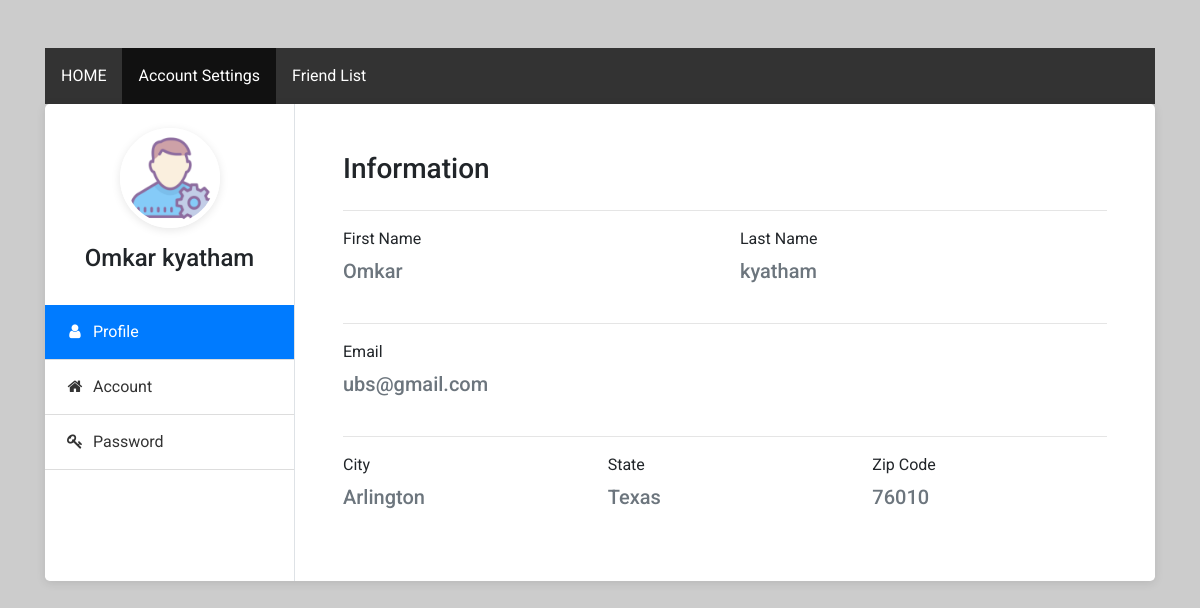
The app's page /profile.php (signed in) with its own data.
### tables this page shows
CREATE TABLE `users` (
  `id` int NOT NULL AUTO_INCREMENT,
  `firstname` varchar(30) NOT NULL,
  `lastname` varchar(30) NOT NULL,
  `password` varchar(80) NOT NULL,
  `email` varchar(30) NOT NULL,
  `city` varchar(30) NOT NULL,
  `states` varchar(30) NOT NULL,
  `zipcode` varchar(30) NOT NULL,
  `image` varchar(255) DEFAULT NULL,
  `facebook` varchar(255) DEFAULT NULL,
  `twitter` varchar(255) DEFAULT NULL,
  `linkedin` varchar(255) DEFAULT NULL,
  PRIMARY KEY (`id`),
  UNIQUE KEY `email` (`email`)
);

### profile.php (the view, shortened to what this page needs)
<?php
include "./config.php";
$firstname=$_POST['firstname'];
$lastname= $_POST['lastname'];
$email = $_POST['email'];
$city=$_POST['city'];
$states=$_POST['states'];
$zipcode=$_POST['zipcode'];
$facebook=$_POST['facebook'];
$twitter=$_POST['twitter'];
$linkedin=$_POST['linkedin'];
$filename = $_FILES['image']['name'];
$filepath = "images/".$filename;
if ($filename ==''){
    $sql = "UPDATE users SET firstname = '$firstname',lastname = '$lastname', email='$email',
                 city= '$city', states = '$states', zipcode = '$zipcode', facebook = '$facebook',twitter = '$twitter', linkedin = '$linkedin'  WHERE email = '$email'";
}
else{
    $sql = "UPDATE users SET firstname = '$firstname',lastname = '$lastname', email='$email', city= '$city', states = '$states', zipcode = '$zipcode', image= '$filepath', facebook = '$facebook',twitter = '$twitter', linkedin = '$linkedin' WHERE email = '$email'";
}
mysqli_query($connection, $sql);
?>
<html lang="en">
<head>
    <link rel="stylesheet" type="text/css" href="https://stackpath.bootstrapcdn.com/bootstrap/4.3.1/css/bootstrap.min.css">
    <link rel="stylesheet" href="https://stackpath.bootstrapcdn.com/font-awesome/4.7.0/css/font-awesome.min.css">
    <link rel="stylesheet" type="text/css" href="css/profileStyle.css">
</head>
<body>
<section class="py-5">
<div class="container">
<ul>
    <li><a href="/UserHomePage.php">HOME</a></li>
    <li><a class="active" href="#">Account Settings</a></li>
    <li><a  href="/friend_list.php">Friend List</a></li>
</ul>
       <div class="bg-white shadow rounded-lg d-block d-sm-flex">
            <div class="profile-tab-nav border-right">
                <?php
                    $email = $_SESSION['loggedinuser'];
                    $result = mysqli_query($connection,"SELECT * FROM users where email='$email'");
                while($row = mysqli_fetch_array($result)) {
				?>
                <form enctype="multipart/form-data" action="/profile.php" method="POST">
                <div class="p-4">
                    <div class="img-circle text-center mb-3">
                        <img src="<?php echo $row['image'] ?>" alt="Image" class="shadow">
                    </div>
                    <h4 class="text-center"><?php echo $row['firstname']." ".$row['lastname'] ?></h4>
                </div>
                <div class="nav flex-column nav-pills" id="v-pills-tab" role="tablist" aria-orientation="vertical">
                    <a class="nav-link active" id="security-tab" data-toggle="pill" href="#security" role="tab" aria-controls="security" aria-selected="true">
                        <i class="fa fa-user text-center mr-1"></i>
                        Profile
                    </a>
                    <a class="nav-link " id="account-tab" data-toggle="pill" href="#account" role="tab" aria-controls="account" aria-selected="false">
                        <i class="fa fa-home text-center mr-1"></i>
                        Account
                    </a>
                    <a class="nav-link" id="password-tab" data-toggle="pill" href="#password" role="tab" aria-controls="password" aria-selected="false">
                        <i class="fa fa-key text-center mr-1"></i>
                        Password
                    </a>
                </div>
            </div>
            <div class="tab-content p-4 p-md-5" id="v-pills-tabContent">
                <div class="tab-pane fade show active" id="security" role="tabpanel" aria-labelledby="security-tab">
                    <h3 class="mb-4">Information</h3>
                    <hr>
                    <div class="row">
                        <div class="col-md-6">
                            <div class="form-group">
                                <label>First Name</label>
                                <h5 class="text-muted f-w-400"><?php echo $row['firstname'] ?></h5>
                            </div>
                        </div>
                        <div class="col-md-6">
                            <div class="form-group">
                                <label>Last Name</label>
                                <h5 class="text-muted f-w-400"><?php echo $row['lastname'] ?></h5>
                            </div>
                        </div>
                    </div>
                    <hr>
                    <div class="row">
                        <div class="col-md-6">
                            <div class="form-group">
                                <label>Email</label>
                                <h5 class="text-muted f-w-400"><?php echo $row['email'] ?></h5>
                            </div>
                        </div>
                    </div>
                    <hr>
                    <div class="row">
                        <div class="col-md-4">
                            <div class="form-group">
                                <label>City</label>
                                <h5 class="text-muted f-w-400"><?php echo $row['city'] ?></h5>
                            </div>
                        </div>
                        <div class="col-md-4">
                            <div class="form-group">
                                <label>State</label>
                                <h5 class="text-muted f-w-400"><?php echo $row['states'] ?></h5>
                            </div>
                        </div>
                        <div class="col-md-2">
                            <div class="form-group">
                                <label>Zip Code</label>
                                <h5 class="text-muted f-w-400"><?php echo $row['zipcode'] ?></h5>
                            </div>
                        </div>
                    </div>
                </div>
                <?php
                }
                ?>
            </div>
        </div>
    </div>
</section>
</body>
</html>

### css/profileStyle.css (style rules this page uses)
body { background: #f9f9f9; font-family: "Roboto", sans-serif; }
.shadow { box-shadow: 0 2px 10px rgba(0, 0, 0, 0.1) !important; }
.profile-tab-nav { min-width: 250px; }
.tab-content { flex: 1; }
.form-group { margin-bottom: 1.5rem; }
.nav-pills a.nav-link { padding: 15px 20px; border-bottom: 1px solid #ddd; border-radius: 0; color: #333; }
.nav-pills a.nav-link i { width: 20px; }
.img-circle img { height: 100px; width: 100px; border-radius: 100%; border: 5px solid #fff; }

### profile.php (style rules this page uses)
body { background: url(https://placeimg.com/img/bg-2.svg) repeat; }
ul { list-style-type: none; margin: 0; padding: 0; overflow: hidden; background-color: #333333; }
li { float: left; }
li a { display: block; color: white; text-align: center; padding: 16px; text-decoration: none; }
li .active { background-color: #111111; }

### records on screen
users: image (picture), firstname "Omkar", lastname "kyatham", email "ubs@gmail.com", city "Arlington", states "Texas", zipcode "76010"
